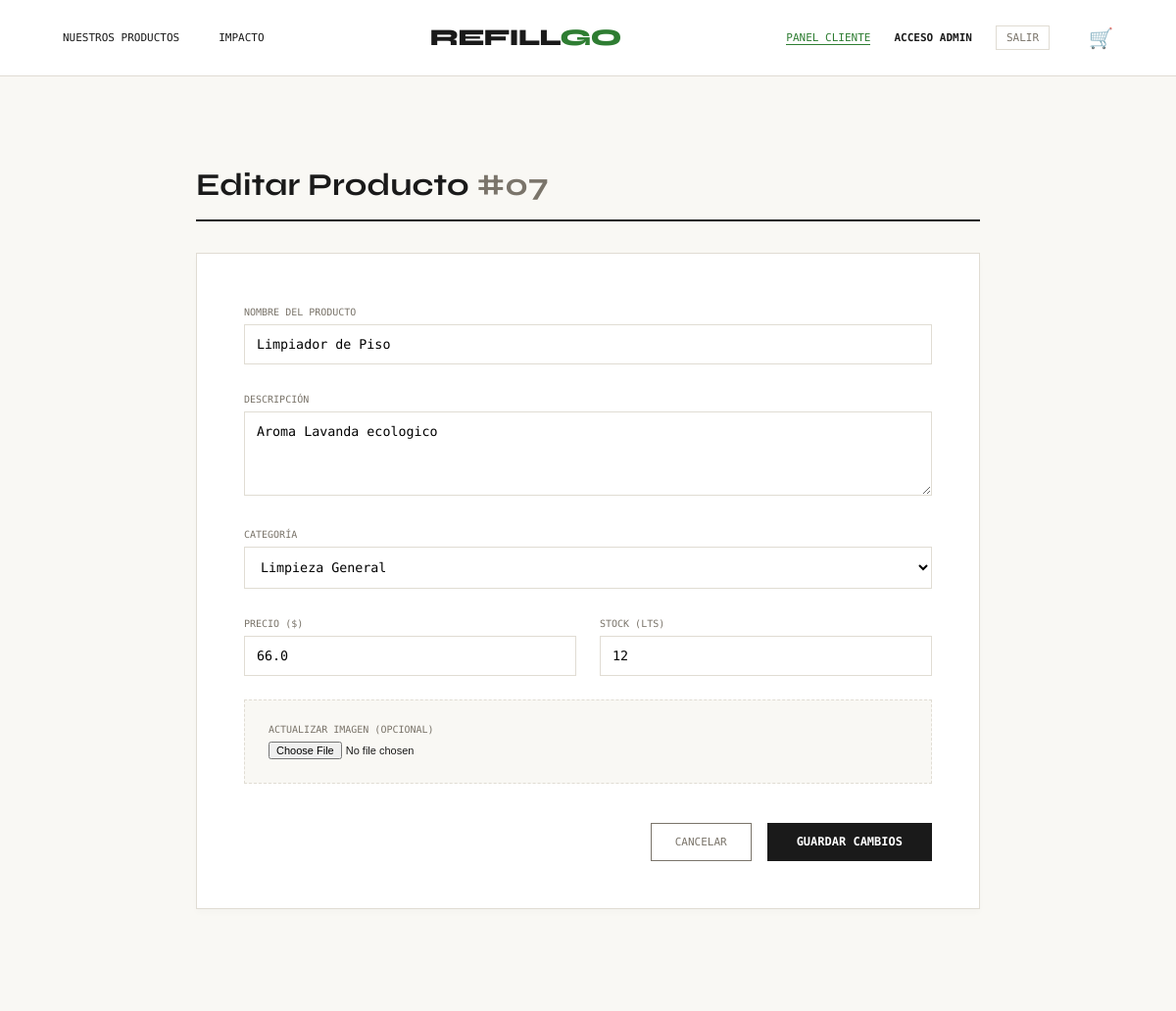
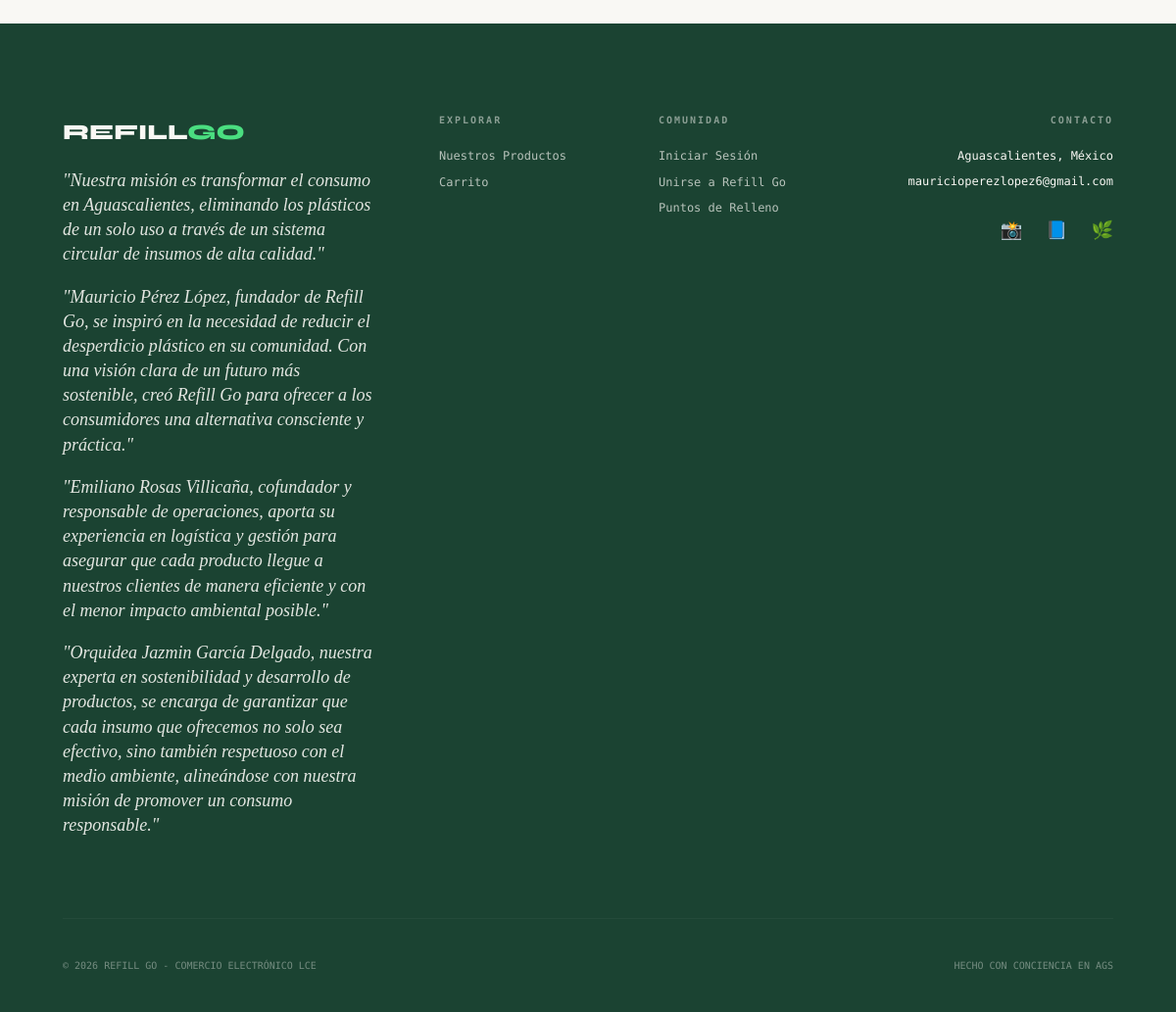
/editar/7 (signed in), run on the app's committed database (2 pictures, top to bottom).
### tables this page shows
CREATE TABLE productos (
                    id INTEGER PRIMARY KEY AUTOINCREMENT,
                    nombre TEXT NOT NULL, descripcion TEXT NOT NULL,
                    precio REAL NOT NULL, stock INTEGER NOT NULL, 
                    imagen TEXT, categoria TEXT NOT NULL);

### app.py (the view, shortened to what this page needs)
@app.route('/editar/<int:id>', methods=['GET', 'POST'])
def editar(id):
    if 'usuario_id' not in session:
        return redirect(url_for('login'))
    conn = get_db_connection()
    producto = conn.execute('SELECT * FROM productos WHERE id = ?', (id,)).fetchone()
    conn.close()
    return render_template('editar.html', p=producto)

### app.py (called while the page is built)
def get_db_connection():
    basedir = os.path.abspath(os.path.dirname(__file__))
    db_path = os.path.join(basedir, 'tienda_v2.sqlite3')
    conn = sqlite3.connect(db_path)
    conn.row_factory = sqlite3.Row
    return conn

### templates/editar.html (shortened to what this page needs)
{% extends "base.html" %}
{% block content %}
<div style="padding: 4rem 2rem; max-width: 800px; margin: 0 auto; font-family: 'DM Mono', monospace; min-height: 60vh;">
    <h2 class="syne" style="font-size: 32px; color: var(--ink); margin-bottom: 2rem; border-bottom: 2px solid var(--ink); padding-bottom: 1rem;">Editar Producto <span style="color: var(--warm-mid);">#0{{ p.id }}</span></h2>
    <div style="background: white; padding: 3rem; border: 1px solid var(--cream); box-shadow: 0 4px 6px rgba(0,0,0,0.02);">
        <form method="POST" enctype="multipart/form-data" style="display: flex; flex-direction: column; gap: 1.5rem;">
            <div>
                <label style="font-size: 10px; text-transform: uppercase; color: var(--warm-mid);">Nombre del Producto</label>
                <input type="text" name="nombre" value="{{ p.nombre }}" required style="width: 100%; box-sizing: border-box; padding: 12px; border: 1px solid var(--cream); font-family: 'DM Mono', monospace; margin-top: 5px;">
            </div>
            <div>
                <label style="font-size: 10px; text-transform: uppercase; color: var(--warm-mid);">Descripción</label>
                <textarea name="descripcion" rows="4" required style="width: 100%; box-sizing: border-box; padding: 12px; border: 1px solid var(--cream); font-family: 'DM Mono', monospace; margin-top: 5px; resize: vertical;">{{ p.descripcion }}</textarea>
            </div>
            <div>
                <label style="font-size: 10px; text-transform: uppercase; color: var(--warm-mid);">Categoría</label>
                <select name="categoria" required style="width: 100%; box-sizing: border-box; padding: 12px; border: 1px solid var(--cream); font-family: 'DM Mono', monospace; margin-top: 5px; background: white;">
                    <option value="limpieza" {% if p.categoria == 'limpieza' %}selected{% endif %}>Limpieza General</option>
                </select>
            </div>
            <div style="display: grid; grid-template-columns: 1fr 1fr; gap: 1.5rem;">
                <div>
                    <label style="font-size: 10px; text-transform: uppercase; color: var(--warm-mid);">Precio ($)</label>
                    <input type="number" name="precio" value="{{ p.precio }}" step="0.01" required style="width: 100%; box-sizing: border-box; padding: 12px; border: 1px solid var(--cream); font-family: 'DM Mono', monospace; margin-top: 5px;">
                </div>
                <div>
                    <label style="font-size: 10px; text-transform: uppercase; color: var(--warm-mid);">Stock (Lts)</label>
                    <input type="number" name="stock" value="{{ p.stock }}" required style="width: 100%; box-sizing: border-box; padding: 12px; border: 1px solid var(--cream); font-family: 'DM Mono', monospace; margin-top: 5px;">
                </div>
            </div>
            <div style="background: var(--paper); padding: 1.5rem; border: 1px dashed var(--cream); display: flex; align-items: center; gap: 1.5rem;">
                <div style="flex-grow: 1;">
                    <label style="font-size: 10px; text-transform: uppercase; color: var(--warm-mid); display: block; margin-bottom: 5px;">Actualizar Imagen (Opcional)</label>
                    <input type="file" name="imagen_archivo" accept="image/*" style="width: 100%; font-size: 11px;">
                </div>
            </div>
            <div style="display: flex; justify-content: flex-end; gap: 1rem; margin-top: 1rem;">
                <a href="{{ url_for('admin') }}" style="background: transparent; color: var(--warm-mid); border: 1px solid var(--warm-mid); padding: 12px 24px; text-decoration: none; text-transform: uppercase; font-size: 11px; transition: 0.3s;" onmouseover="this.style.color='var(--ink)'; this.style.borderColor='var(--ink)';" onmouseout="this.style.color='var(--warm-mid)'; this.style.borderColor='var(--warm-mid)';">Cancelar</a>
                <button type="submit" style="background: var(--ink); color: white; padding: 12px 30px; border: none; cursor: pointer; text-transform: uppercase; font-family: 'DM Mono', monospace; font-size: 12px; font-weight: bold; transition: 0.3s;" onmouseover="this.style.background='var(--accent)'" onmouseout="this.style.background='var(--ink)'">Guardar Cambios</button>
            </div>
        </form>
    </div>
</div>
{% endblock %}

### templates/base.html (style rules this page uses)
:root { --ink: #1a1a1a; --paper: #f9f8f4; --accent: #2e7d32; --deep-green: #1b4332; --cream: #e0dcd3; --white: #ffffff; --warm-mid: #7a746a; }
body { margin: 0; background: var(--paper); color: var(--ink); font-family: 'DM Mono', monospace; min-height: 100vh; display: flex; flex-direction: column; }
.syne { font-family: 'Syne', sans-serif; }

### data on the page
productos: id "7", nombre "Limpiador de Piso", descripcion "Aroma Lavanda ecologico", categoria "Limpieza General", precio "66.0", stock "12"
